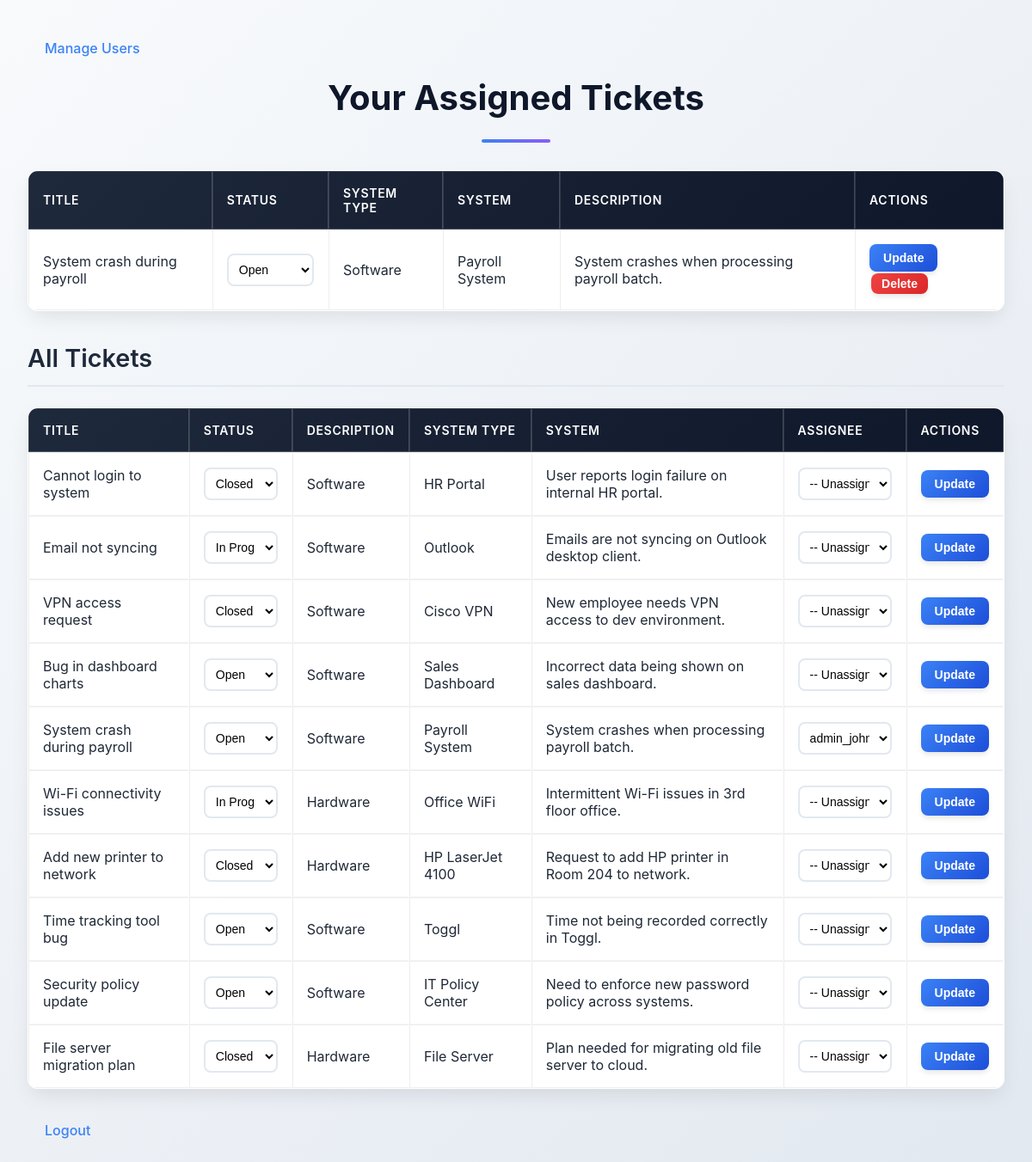
The page /admin (signed in) on the database its author committed.
### app/models.py (models this page shows, shortened)
class Ticket(db.Model):
    __tablename__ = 'ticket'
    id = db.Column(db.Integer, primary_key=True)
    title = db.Column(db.String(150), nullable=False)
    description = db.Column(db.Text, nullable=False)
    system_type = db.Column(db.String(50), nullable=False, default='Open')
    system = db.Column(db.String(150), nullable=False)
    user_id = db.Column(db.Integer, db.ForeignKey('user.id'), nullable=False)
    assignee_id = db.Column(db.Integer, db.ForeignKey('user.id'), nullable=True, default=None)
    status = db.Column(db.String(50), nullable=False, default='Open')

class User(UserMixin, db.Model):
    __tablename__ = 'user'
    id = db.Column(db.Integer, primary_key=True)
    username = db.Column(db.String(150), unique=True, nullable=False)
    password = db.Column(db.String(150), nullable=False)
    role = db.Column(db.String(20), nullable=False, default='user')
    tickets = db.relationship('Ticket', backref='creator', lazy=True, foreign_keys='Ticket.user_id')
    assigned_tickets = db.relationship('Ticket', backref='assignee', lazy=True, foreign_keys='Ticket.assignee_id')
    def is_admin(self):
        return self.role == 'admin'

### app/main/routes.py (the view)
@main.route('/admin', methods=['GET', 'POST'])
@login_required
def admin_home():
    if not current_user.is_admin():
        return redirect(url_for('main.user_home'))
    all_tickets = Ticket.query.all()
    my_tickets = Ticket.query.filter_by(assignee_id=current_user.id).all()
    admins = User.query.filter_by(role='admin').all()
    return render_template('admin_home.html', all_tickets=all_tickets, my_tickets=my_tickets, admins=admins)

### app/models.py (called while the page is built)
@login_manager.user_loader
def load_user(user_id):
    return User.query.get(int(user_id))

### app/templates/admin_home.html (shortened to what this page needs)
<head>
    <link rel="stylesheet" href="{{ url_for('static', filename='styles.css') }}">
</head>
<body>
<div class="container">
<a href="{{ url_for('main.manage_users') }}">Manage Users</a>
<h1>Your Assigned Tickets</h1>
<table border="1" cellpadding="5">
    <thead>
        <tr>
            <th>Title</th>
            <th>Status</th>
            <th>System Type</th>
            <th>System</th>
            <th>Description</th>
            <th>Actions</th>
        </tr>
    </thead>
    <tbody>
        {% for ticket in my_tickets %}
        <tr>
            <form method="POST" action="{{ url_for('main.update_ticket', ticket_id=ticket.id) }}">
                <td>{{ ticket.title }}</td>
                <td><select name="status">
                    {% for s in ['Open', 'In Progress', 'Closed'] %}
                    <option value="{{ s }}" {% if ticket.status == s %}selected{% endif %}>{{ s }}</option>
                    {% endfor %}
                </select></td>
                <td>{{ ticket.system_type }}</td>
                <td>{{ ticket.system }}</td>
                <td>{{ ticket.description }}</td>
                <td><button type="submit">Update</button>
                    <form action="{{ url_for('main.delete_ticket', ticket_id=ticket.id) }}" method="POST" style="display:inline;">
                        <button class="btn btn-sm btn-danger" type="submit" onclick="return confirm('Are you sure you want to delete this ticket?');">Delete</button>
                    </form></td>
            </form>
        </tr>
        {% endfor %}
    </tbody>
</table>
<h2>All Tickets</h2>
<table border="1" cellpadding="5">
    <thead>
        <tr>
            <th>Title</th>
            <th>Status</th>
            <th>Description</th>
            <th>System Type</th>
            <th>System</th>
            <th>Assignee</th>
            <th>Actions</th>
        </tr>
    </thead>
    <tbody>
        {% for ticket in all_tickets %}
        <tr>
            <form method="POST" action="{{ url_for('main.update_ticket', ticket_id=ticket.id) }}">
                <td>{{ ticket.title }}</td>
                <td>
                    <select name="status">
                        {% for s in ['Open', 'In Progress', 'Closed'] %}
                        <option value="{{ s }}" {% if ticket.status == s %}selected{% endif %}>{{ s }}</option>
                        {% endfor %}
                    </select>
                </td>
                <td>{{ ticket.system_type }}</td>
                <td>{{ ticket.system }}</td>
                <td>{{ ticket.description }}</td>
                <td>
                    <select name="assignee">
                        <option value="">-- Unassigned --</option>
                        {% for admin in admins %}
                        <option value="{{ admin.id }}" {% if ticket.assignee_id == admin.id %}selected{% endif %}>
                            {{ admin.username }}
                        </option>
                        {% endfor %}
                    </select>
                </td>
                <td><button type="submit">Update</button></td>
            </form>
        </tr>
        {% endfor %}
    </tbody>
</table>
<a href="{{ url_for('auth.logout') }}">Logout</a>
</div>
</body>

### app/static/styles.css (style rules this page uses)
* { margin: 0; padding: 0; box-sizing: border-box; }
body { font-family: 'Inter', 'Segoe UI', Tahoma, Geneva, Verdana, sans-serif; line-height: 1.6; color: #1f2937; background: linear-gradient(135deg, #f8fafc 0%, #e2e8f0 100%); min-height: 100vh; }
.container { max-width: 1200px; margin: 0 auto; padding: 2rem; }
h1 { font-size: 2.5rem; font-weight: 700; color: #0f172a; margin-bottom: 2rem; text-align: center; position: relative; }
h1::after { content: ''; display: block; width: 80px; height: 4px; background: linear-gradient(90deg, #3b82f6, #8b5cf6); margin: 1rem auto; border-radius: 2px; }
h2 { font-size: 1.8rem; font-weight: 600; color: #1e293b; margin: 2rem 0 1.5rem 0; padding-bottom: 0.5rem; border-bottom: 2px solid #e2e8f0; }
a { color: #3b82f6; text-decoration: none; font-weight: 500; transition: all 0.3s ease; padding: 0.5rem 1rem; border-radius: 6px; display: inline-block; margin: 0.25rem; }
form { background: rgba(255, 255, 255, 0.95); backdrop-filter: blur(10px); border: 1px solid rgba(255, 255, 255, 0.2); border-radius: 12px; padding: 2rem; margin: 1rem 0; box-shadow: 0 10px 25px -5px rgba(0, 0, 0, 0.1); max-width: 500px; margin-left: auto; margin-right: auto; }
input[type="text"], input[type="password"], select, textarea { width: 100%; padding: 0.75rem 1rem; border: 2px solid #e2e8f0; border-radius: 8px; font-size: 1rem; margin-bottom: 1rem; transition: all 0.3s ease; background: #ffffff; }
button, input[type="submit"] { background: linear-gradient(135deg, #3b82f6 0%, #1d4ed8 100%); color: white; border: none; padding: 0.75rem 1.5rem; border-radius: 8px; font-size: 1rem; font-weight: 600; cursor: pointer; transition: all 0.3s ease; box-shadow: 0 4px 6px -1px rgba(0, 0, 0, 0.1); margin: 0.25rem; }
.btn-danger { background: linear-gradient(135deg, #ef4444 0%, #dc2626 100%); }
.btn-sm { padding: 0.25rem 0.75rem; font-size: 0.875rem; margin: 0.125rem; }
table { width: 100%; background: rgba(255, 255, 255, 0.98); border: 1px solid rgba(255, 255, 255, 0.2); border-radius: 12px; overflow: hidden; box-shadow: 0 10px 25px -5px rgba(0, 0, 0, 0.1); margin: 1.5rem 0; border-collapse: separate; border-spacing: 0; }
thead { background: linear-gradient(135deg, #1e293b 0%, #0f172a 100%); }
thead th { color: white; padding: 1rem; font-weight: 600; text-align: left; font-size: 0.875rem; text-transform: uppercase; letter-spacing: 0.05em; }
tbody tr { transition: all 0.3s ease; border-bottom: 1px solid #f1f5f9; }
tbody tr:last-child { border-bottom: none; }
td { padding: 1rem; vertical-align: middle; }
table select, table input { margin-bottom: 0; font-size: 0.875rem; padding: 0.5rem; }
table button { font-size: 0.875rem; padding: 0.5rem 1rem; margin: 0; }
select[name="status"] option { padding: 0.5rem; }
select[name="status"] option[value="Open"] { background-color: #fef2f2; color: #dc2626; }
select[name="status"] option[value="In Progress"] { background-color: #fffbeb; color: #d97706; }
select[name="status"] option[value="Closed"] { background-color: #f0fdf4; color: #16a34a; }
.container > * { animation: fadeIn 0.6s ease-out; }

### rows shown on the page
Ticket: title "System crash during payroll", status "Open", system_type "Software", system "Payroll System", description "System crashes when processing payroll batch.", assignee "admin_john"
Ticket: title "Cannot login to system", status "Closed", system_type "Software", system "HR Portal", description "User reports login failure on internal HR portal."
Ticket: title "Email not syncing", status "In Progress", system_type "Software", system "Outlook", description "Emails are not syncing on Outlook desktop client."
Ticket: title "VPN access request", status "Closed", system_type "Software", system "Cisco VPN", description "New employee needs VPN access to dev environment."
Ticket: title "Bug in dashboard charts", status "Open", system_type "Software", system "Sales Dashboard", description "Incorrect data being shown on sales dashboard."
Ticket: title "Wi-Fi connectivity issues", status "In Progress", system_type "Hardware", system "Office WiFi", description "Intermittent Wi-Fi issues in 3rd floor office."
Ticket: title "Add new printer to network", status "Closed", system_type "Hardware", system "HP LaserJet 4100", description "Request to add HP printer in Room 204 to network."
Ticket: title "Time tracking tool bug", status "Open", system_type "Software", system "Toggl", description "Time not being recorded correctly in Toggl."
Ticket: title "Security policy update", status "Open", system_type "Software", system "IT Policy Center", description "Need to enforce new password policy across systems."
Ticket: title "File server migration plan", status "Closed", system_type "Hardware", system "File Server", description "Plan needed for migrating old file server to cloud."
